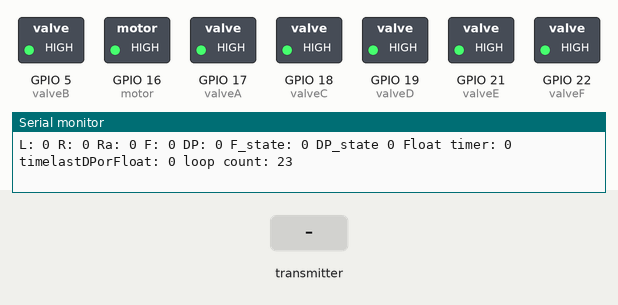
Bench run of a sketch on a simulated ESP32. On the bench: switched loads named in the sketch (green lamp = pin HIGH), the last lines printed to the serial monitor. The test bench sets the inputs (shaded band). Pins used as bus, display or sensor lines are not drawn.

Above: at 2.3 s.
2.4 s: the transmitter starts sending plowLeft = 0
At 3.6 s:
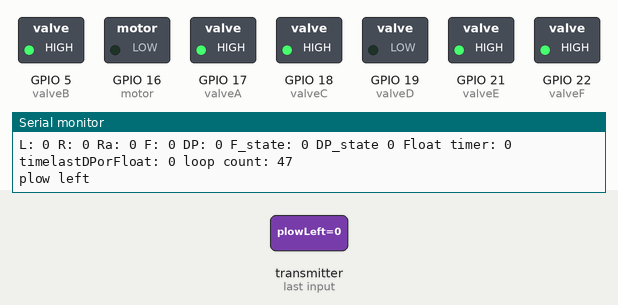
3.9 s: the transmitter starts sending plowLeft = 1024
At 4.7 s:
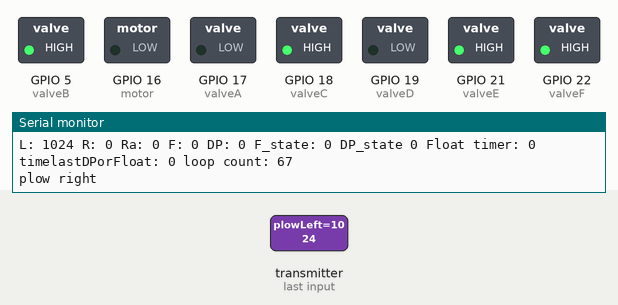
5.4 s: the transmitter starts sending plowRight = 1024
At 6.6 s:
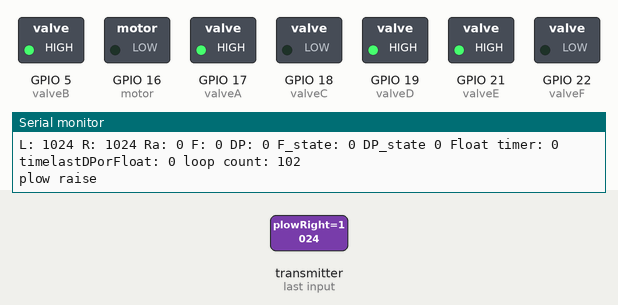
6.9 s: the transmitter starts sending plowRaise = 1024
At 7.3 s:
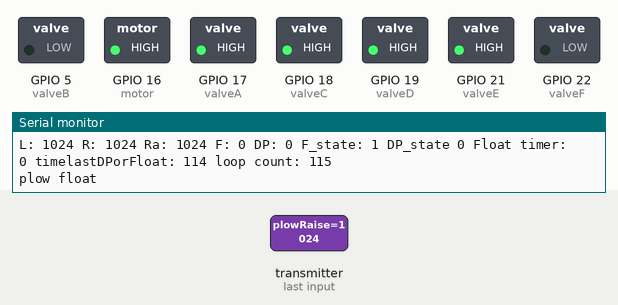
8.4 s: the transmitter starts sending plowFloat = 1024
At 9.4 s:
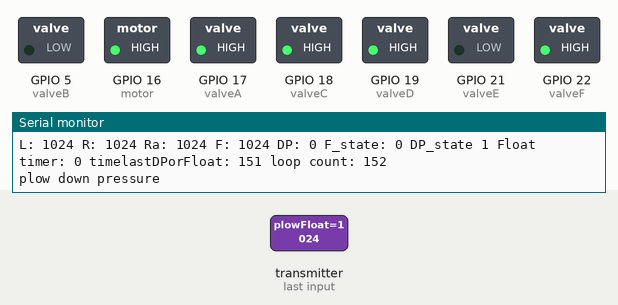
9.9 s: the transmitter starts sending plowRight = 0
At 11.2 s:
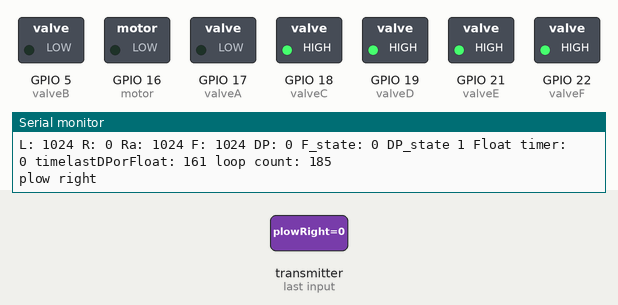
Timing chart, 0 to 12.4 s (numbered marks = the images above; inputs shaded):
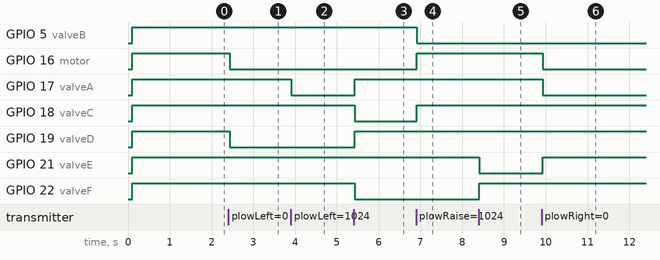

Measured:
- after the input at 2.4 s, GPIO 16 (motor), GPIO 19 (valveD): HIGH → LOW at once
- after the input at 3.9 s, GPIO 17 (valveA): HIGH → LOW at once
- after the input at 5.4 s, GPIO 17 (valveA), GPIO 19 (valveD): LOW → HIGH at once; GPIO 18 (valveC), GPIO 22 (valveF): HIGH → LOW at once
- after the input at 6.9 s, GPIO 5 (valveB): HIGH → LOW at once; GPIO 16 (motor), GPIO 18 (valveC): LOW → HIGH at once
- after the input at 8.4 s, GPIO 21 (valveE): HIGH → LOW at once; GPIO 22 (valveF): LOW → HIGH at once
- after the input at 9.9 s, GPIO 16 (motor), GPIO 17 (valveA): HIGH → LOW at once; GPIO 21 (valveE): LOW → HIGH at once

The sketch:

sketch_dec08a_esp32_now_com.ino
```cpp
#include <esp_now.h>
#include <WiFi.h>
#include <Wire.h>
#include "ESPAsyncWebServer.h"
#include <Arduino_JSON.h>

// Replace with your network credentials (STATION)
const char* ssid = "weplowing";
const char* password = "123456789";

#define BOARD_ID 1

// REPLACE WITH THE MAC Address of your receiver
uint8_t broadcastAddress[] = {0xF0, 0x08, 0xd1, 0xdc, 0x73, 0x74};

//Define the eight GPIO pins for relay board
int motor = 16;
int valveA = 17;
int valveB = 5;
int valveC = 18;
int valveD = 19;
int valveE = 21;
int valveF = 22;
int powerDown = 32;

int CapacitanciaMaxima = 20; // value that gives us the certainty of touch (find that value through calibration) started at 20
int floating = 0;  //track if plow should be locked in float mode.
int downPressure = 0;  //track if plow should be locked in down pressure mode.
int Contact = 0;

int timelastDPorFloat = 0;  //trace last time DP or flaot was activated so we can turn off relays after maxTimeDPforFloat, if plow left in float or DP over night battery will die.
int maxTimeDPorFloat = 5000;  //1000 loops takes 50 secs, so time out in around 4.1 mins in testing.
int loopcount = 0;

// Define variables to store incoming readings
int plowLeft;
int plowRight;
int plowRaise;
int plowFloat;
int plowPressure;
int plowRaiseTimer;
int plowRaiseTimerRun;

//Structure of touch sensor values to be received
typedef struct struct_touch_message {
    int plowLeft;
    int plowRight;
    int plowRaise;
    int plowFloat;
    int plowPressure;
    int plowRaiseTimer;
} struct_touch_message;

//Create a sttuck_touch_message to hold touch readings
struct_touch_message TouchReadings;

// Create a struct_message to hold incoming sensor readings
struct_touch_message incomingReadings;

JSONVar board;

AsyncWebServer server(80);
AsyncEventSource events("/events");


// Callback when data is received
void OnDataRecv(const uint8_t * mac, const uint8_t *incomingData, int len) {
  Contact = 1;
  memcpy(&incomingReadings, incomingData, sizeof(incomingReadings));
  //Serial.print("Bytes received: ");
  //Serial.println(len);
  plowLeft = incomingReadings.plowLeft;
  plowRight = incomingReadings.plowRight;
  plowRaise = incomingReadings.plowRaise;
  plowFloat = incomingReadings.plowFloat;
  plowPressure = incomingReadings.plowPressure;
  if (plowRaiseTimerRun == 0) {  //only read timer value if done with raise actions.
    plowRaiseTimer = incomingReadings.plowRaiseTimer;
    plowRaiseTimerRun = plowRaiseTimer;
  }

  board["id"] = BOARD_ID;
  board["plowLeft"] = incomingReadings.plowLeft;
  board["plowRight"] = incomingReadings.plowRight;
  board["plowRaise"] = incomingReadings.plowRaise;
  board["plowFloat"] = floating;
  board["plowPressure"] = downPressure;
  board["plowRaiseTimer"] = plowRaiseTimerRun;


  String jsonString = JSON.stringify(board);
  events.send(jsonString.c_str(), "new_readings", millis());

}

const char index_html[] PROGMEM = R"rawliteral(
<!DOCTYPE HTML><html>
<head>
  <title>We Plowing!</title>
  <meta name="viewport" content="width=device-width, initial-scale=1">
  <link rel="stylesheet" href="https://use.fontawesome.com/releases/v5.7.2/css/all.css" integrity="sha384-fnmOCqbTlWIlj8LyTjo7mOUStjsKC4pOpQbqyi7RrhN7udi9RwhKkMHpvLbHG9Sr" crossorigin="anonymous">
  <link rel="icon" href="data:,">
  <style>
    html {font-family: Arial; display: inline-block; text-align: center;}
    p {  font-size: 1.2rem;}
    body {  margin: 0;}
    .topnav { overflow: hidden; background-color: #2f4468; color: white; font-size: 1.7rem; }
    .content { padding: 20px; }
    .card { background-color: white; box-shadow: 2px 2px 12px 1px rgba(140,140,140,.5); }
    .cards { max-width: 700px; margin: 0 auto; display: grid; grid-gap: 2rem; grid-template-columns: repeat(auto-fit, minmax(300px, 1fr)); }
    .reading { font-size: 2.8rem; }
    .packet { color: #bebebe; }
    .card.temperature { color: #fd7e14; }
    .card.humidity { color: #1b78e2; }
  </style>
</head>
<body>
  <div class="topnav">
    <h3>SNOW WAY ITS WORKING!</h3>
  </div>
  <div class="content">
    <div class="cards">
      <div class="card left">
        <h4><i class="fas fa-thermometer-half"></i>LEFT</h4><p><span class="reading"><span id="t1"></span> </span></p><p class="packet">200 Nominal, 10 working <span id="rt1"></span></p>
      </div>
      <div class="card right">
        <h4><i class="fas fa-tint"></i>RIGHT</h4><p><span class="reading"><span id="h1"></span></span></p><p class="packet"><span id="rh1"></span></p>
      </div>

      <div class="card up">
        <h4><i class="fas fa-tint"></i>UP</h4><p><span class="reading"><span id="plowRaise"></span></span></p><p class="packet"><span id="rh1"></span></p>
      </div>
      <div class="card down">
        <h4><i class="fas fa-tint"></i>Down</h4><p><span class="reading"><span id="plowFloat"></span></span></p><p class="packet">1 active, 0 not active<span id="rh1"></span></p>
      </div>

      <div class="card DP">
        <h4><i class="fas fa-tint"></i>Down Pressure</h4><p><span class="reading"><span id="plowDP"></span></span></p><p class="packet">1 active, 0 not active<span id="rh1"></span></p>
      </div>
      <div class="card up timer">
        <h4><i class="fas fa-tint"></i>Raise Timer</h4><p><span class="reading"><span id="plowRaiseTimer"></span></span></p><p class="packet">active when not 0<span id="rh1"></span></p>
      </div>


    </div>
  </div>
<script>
if (!!window.EventSource) {
 var source = new EventSource('/events');

 source.addEventListener('open', function(e) {
  console.log("Events Connected");
 }, false);
 source.addEventListener('error', function(e) {
  if (e.target.readyState != EventSource.OPEN) {
    console.log("Events Disconnected");
  }
 }, false);

 source.addEventListener('message', function(e) {
  console.log("message", e.data);
 }, false);

 source.addEventListener('new_readings', function(e) {
  console.log("new_readings", e.data);
  var obj = JSON.parse(e.data);
  document.getElementById("t"+obj.id).innerHTML = obj.plowLeft;
  document.getElementById("h"+obj.id).innerHTML = obj.plowRight;
  document.getElementById("plowFloat").innerHTML = obj.plowFloat;
  document.getElementById("plowRaise").innerHTML = obj.plowRaise;
  document.getElementById("plowDP").innerHTML = obj.plowPressure;
  document.getElementById("plowRaiseTimer").innerHTML = obj.plowRaiseTimer;
 }, false);
}
</script>
</body>
</html>)rawliteral";


void setup() {
  // Init Serial Monitor
  Serial.begin(115200);

  //setup GPIO pins
  delay (100);
  pinMode (motor, OUTPUT);
  pinMode (valveA, OUTPUT);
  pinMode (valveB, OUTPUT);
  pinMode (valveC, OUTPUT);
  pinMode (valveD, OUTPUT);
  pinMode (valveE, OUTPUT);
  pinMode (valveF, OUTPUT);
  pinMode (powerDown, OUTPUT);

  //set all solnoids to off or high in this case
  digitalWrite (motor, HIGH);
  digitalWrite (valveC, HIGH);
  digitalWrite (valveF, HIGH);
  digitalWrite (valveA, HIGH);
  digitalWrite (valveB, HIGH);
  digitalWrite (valveD, HIGH);
  digitalWrite (valveE, HIGH);
  digitalWrite (powerDown, HIGH);

  // Set the device as a Station and Soft Access Point simultaneously
  WiFi.mode(WIFI_AP_STA);

  // Set device as a Wi-Fi Station
  WiFi.softAP(ssid, password);

  delay(1000);
  Serial.print("Station IP Address: ");
  Serial.println(WiFi.softAPIP());
  Serial.print("Wi-Fi Channel: ");
  Serial.println(WiFi.channel());

  Serial.println(WiFi.macAddress());

  // Init ESP-NOW
  if (esp_now_init() != ESP_OK) {
    Serial.println("Error initializing ESP-NOW");
    return;
  }

  // Register peer
  esp_now_peer_info_t peerInfo;
  memcpy(peerInfo.peer_addr, broadcastAddress, 6);
  peerInfo.channel = 0;
  peerInfo.encrypt = false;

  // Add peer
  if (esp_now_add_peer(&peerInfo) != ESP_OK){
    Serial.println("Failed to add peer");
    return;
  }
  // Register for a callback function that will be called when data is received
  esp_now_register_recv_cb(OnDataRecv);

  server.on("/", HTTP_GET, [](AsyncWebServerRequest *request){
    request->send_P(200, "text/html", index_html);
  });

  events.onConnect([](AsyncEventSourceClient *client){
    if(client->lastId()){
      Serial.printf("Client reconnected! Last message ID that it got is: %u\n", client->lastId());
    }
    // send event with message "hello!", id current millis
    // and set reconnect delay to 1 second
    client->send("hello!", NULL, millis(), 10000);
  });
  server.addHandler(&events);
  server.begin();
}

void loop() {

  loopcount ++;

  if (loopcount % 1000) {
    Serial.print ("L: ");
    Serial.print (plowLeft);
    Serial.print (" R: ");
    Serial.print (plowRight);
    Serial.print (" Ra: ");
    Serial.print (plowRaise);
    Serial.print (" F: ");
    Serial.print (plowFloat);
    Serial.print (" DP: ");
    Serial.print (plowPressure);
    Serial.print (" F_state: ");
    Serial.print (floating);
    Serial.print (" DP_state ");
    Serial.print (downPressure);
    Serial.print (" Float timer: ");
    Serial.print (plowRaiseTimerRun);
    Serial.print (" timelastDPorFloat: ");
    Serial.print (timelastDPorFloat);
    Serial.print (" loop count: ");
    Serial.print (loopcount);
    Serial.println();
  }


  if ((plowLeft < CapacitanciaMaxima) && Contact)
  {
    Serial.println("plow left");
    digitalWrite (motor, LOW);
    digitalWrite (valveD, LOW);
    if(downPressure) {  //NOTE: Valve E must be deactivated for angle functions
      digitalWrite (valveE, HIGH);
    }
  }
  // check if the average value read on the touchLeft is less than the maximum capacitance
  // if true, this characterizes a touch
  // the red and green LEDs will flash with an interval of 500 ms
  else if ((plowRight < CapacitanciaMaxima) && Contact)
  {
    Serial.println("plow right");
    digitalWrite (motor, LOW);
    digitalWrite (valveA, LOW);
    //digitalWrite (motor,! digitalRead (motor)); // inverts the current state of the LED (HIGH / LOW)
    //digitalWrite (valveA,! digitalRead (valveA)); // inverts the current state of the LED (HIGH / LOW)
    //delay (250);
    if(downPressure) { //NOTE: Valve E must be deactivated for angle functions
      digitalWrite (valveE, HIGH);
    }
  }
  else if ((plowRaiseTimerRun > 0) && Contact)
  {
    floating = 0;
    downPressure = 0;
    plowRaiseTimerRun--;
    Serial.println("plow raise timer");
    digitalWrite (motor, LOW);
    digitalWrite (valveC, LOW);
    digitalWrite (valveF, LOW);
    //all other valves high
    digitalWrite (valveA, HIGH);
    digitalWrite (valveB, HIGH);
    digitalWrite (valveD, HIGH);
    digitalWrite (valveE, HIGH);
    digitalWrite (powerDown, HIGH);
  }
  else if ((plowRaise < CapacitanciaMaxima) && Contact)
  {
    floating = 0;
    downPressure = 0;
    Serial.println("plow raise");
    digitalWrite (motor, LOW);
    digitalWrite (valveC, LOW);
    digitalWrite (valveF, LOW);
    //all other valves high
    digitalWrite (valveA, HIGH);
    digitalWrite (valveB, HIGH);
    digitalWrite (valveD, HIGH);
    digitalWrite (valveE, HIGH);
    digitalWrite (powerDown, HIGH);
  }
  else if ((plowFloat < CapacitanciaMaxima) && Contact)
  {
    timelastDPorFloat = loopcount;
    floating = 1;
    downPressure = 0;
    Serial.println("plow float");
    digitalWrite (valveB, LOW);
    digitalWrite (valveF, LOW);
    //all other valves high
    digitalWrite (motor, HIGH);
    digitalWrite (valveA, HIGH);
    digitalWrite (valveC, HIGH);
    digitalWrite (valveD, HIGH);
    digitalWrite (valveE, HIGH);
    digitalWrite (powerDown, HIGH);

  }
  else if ((plowPressure < CapacitanciaMaxima) && Contact)
  {
    timelastDPorFloat = loopcount;
    floating = 0;
    downPressure = 1;
    Serial.println("plow down pressure");
    digitalWrite (powerDown, LOW);
    digitalWrite (valveB, LOW);
    digitalWrite (valveE, LOW);
    //all other valves high
    digitalWrite (motor, HIGH);
    digitalWrite (valveA, HIGH);
    digitalWrite (valveC, HIGH);
    digitalWrite (valveD, HIGH);
    digitalWrite (valveF, HIGH);
  }

  // if none of the touch pins are being touched, the set valves to last states
  else {

    if ((loopcount - timelastDPorFloat) > maxTimeDPorFloat  ) {
      floating = 0;
      downPressure = 0;
    }

    digitalWrite (motor, HIGH);
    digitalWrite (valveA, HIGH);
    digitalWrite (valveC, HIGH);
    digitalWrite (valveD, HIGH);

    if (!floating) {  //turn off float valves
      digitalWrite (valveF, HIGH);
    }
    if (!downPressure){ //turn off down pressue
       digitalWrite (powerDown, HIGH);
       digitalWrite (valveE, HIGH);
    } else {
      digitalWrite (valveE, LOW);
    }
    if (!floating && !downPressure){  //turn of shared valve
      digitalWrite (valveB, HIGH);
    }
  }

  delay (50);
}
```
